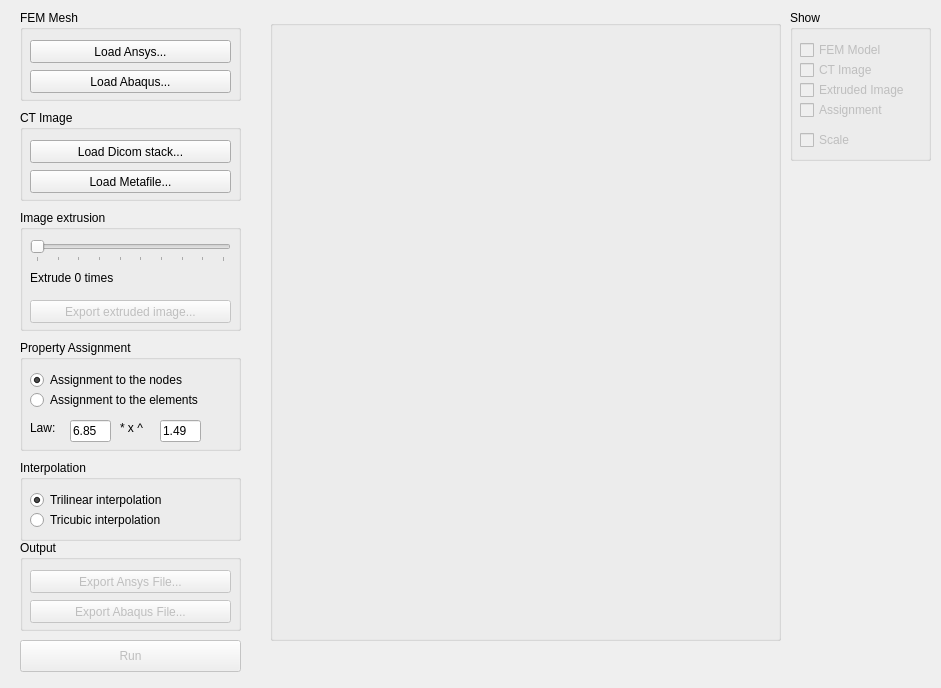
<?xml version="1.0" encoding="UTF-8"?>
<ui version="4.0">
 <class>MainWindow</class>
 <widget class="QMainWindow" name="MainWindow">
  <property name="geometry">
   <rect>
    <x>0</x>
    <y>0</y>
    <width>941</width>
    <height>688</height>
   </rect>
  </property>
  <property name="windowTitle">
   <string notr="true">Volume Property Assigner 1.0</string>
  </property>
  <widget class="QWidget" name="centralWidget">
   <widget class="QGroupBox" name="groupBoxGraph">
    <property name="geometry">
     <rect>
      <x>270</x>
      <y>20</y>
      <width>511</width>
      <height>621</height>
     </rect>
    </property>
    <property name="sizePolicy">
     <sizepolicy hsizetype="Expanding" vsizetype="Expanding">
      <horstretch>1</horstretch>
      <verstretch>1</verstretch>
     </sizepolicy>
    </property>
    <property name="title">
     <string/>
    </property>
    <property name="flat">
     <bool>false</bool>
    </property>
    <property name="checkable">
     <bool>false</bool>
    </property>
    <layout class="QVBoxLayout">
     <property name="spacing">
      <number>0</number>
     </property>
     <property name="sizeConstraint">
      <enum>QLayout::SetMaximumSize</enum>
     </property>
     <property name="margin">
      <number>0</number>
     </property>
     <item>
      <widget class="QSplitter" name="splitter">
       <property name="orientation">
        <enum>Qt::Horizontal</enum>
       </property>
       <property name="opaqueResize">
        <bool>true</bool>
       </property>
       <property name="handleWidth">
        <number>7</number>
       </property>
       <property name="childrenCollapsible">
        <bool>true</bool>
       </property>
       <widget class="QVTKWidget" name="qvtkWidget" native="true">
        <property name="sizePolicy">
         <sizepolicy hsizetype="Expanding" vsizetype="Expanding">
          <horstretch>1</horstretch>
          <verstretch>1</verstretch>
         </sizepolicy>
        </property>
        <property name="minimumSize">
         <size>
          <width>300</width>
          <height>300</height>
         </size>
        </property>
       </widget>
      </widget>
     </item>
    </layout>
   </widget>
   <widget class="QPushButton" name="run">
    <property name="enabled">
     <bool>false</bool>
    </property>
    <property name="geometry">
     <rect>
      <x>20</x>
      <y>640</y>
      <width>221</width>
      <height>32</height>
     </rect>
    </property>
    <property name="text">
     <string>Run</string>
    </property>
   </widget>
   <widget class="QGroupBox" name="loadFEMGroup">
    <property name="geometry">
     <rect>
      <x>20</x>
      <y>10</y>
      <width>221</width>
      <height>91</height>
     </rect>
    </property>
    <property name="title">
     <string>FEM Mesh</string>
    </property>
    <widget class="QToolButton" name="loadAnsysButton">
     <property name="geometry">
      <rect>
       <x>10</x>
       <y>30</y>
       <width>201</width>
       <height>23</height>
      </rect>
     </property>
     <property name="sizePolicy">
      <sizepolicy hsizetype="Maximum" vsizetype="Maximum">
       <horstretch>0</horstretch>
       <verstretch>0</verstretch>
      </sizepolicy>
     </property>
     <property name="text">
      <string>Load Ansys...</string>
     </property>
    </widget>
    <widget class="QToolButton" name="loadAbaqusButton">
     <property name="geometry">
      <rect>
       <x>10</x>
       <y>60</y>
       <width>201</width>
       <height>23</height>
      </rect>
     </property>
     <property name="text">
      <string>Load Abaqus...</string>
     </property>
    </widget>
   </widget>
   <widget class="QGroupBox" name="loadCTGroup">
    <property name="geometry">
     <rect>
      <x>20</x>
      <y>110</y>
      <width>221</width>
      <height>91</height>
     </rect>
    </property>
    <property name="title">
     <string>CT Image</string>
    </property>
    <widget class="QToolButton" name="loadDicomButton">
     <property name="geometry">
      <rect>
       <x>10</x>
       <y>30</y>
       <width>201</width>
       <height>23</height>
      </rect>
     </property>
     <property name="text">
      <string>Load Dicom stack...</string>
     </property>
    </widget>
    <widget class="QToolButton" name="loadMetafileButton">
     <property name="geometry">
      <rect>
       <x>10</x>
       <y>60</y>
       <width>201</width>
       <height>23</height>
      </rect>
     </property>
     <property name="text">
      <string>Load Metafile...</string>
     </property>
    </widget>
   </widget>
   <widget class="QGroupBox" name="extrusionGroup">
    <property name="enabled">
     <bool>true</bool>
    </property>
    <property name="geometry">
     <rect>
      <x>20</x>
      <y>210</y>
      <width>221</width>
      <height>121</height>
     </rect>
    </property>
    <property name="title">
     <string>Image extrusion</string>
    </property>
    <widget class="QSlider" name="extrusionSlider">
     <property name="geometry">
      <rect>
       <x>10</x>
       <y>30</y>
       <width>201</width>
       <height>22</height>
      </rect>
     </property>
     <property name="maximum">
      <number>9</number>
     </property>
     <property name="singleStep">
      <number>1</number>
     </property>
     <property name="value">
      <number>0</number>
     </property>
     <property name="sliderPosition">
      <number>0</number>
     </property>
     <property name="orientation">
      <enum>Qt::Horizontal</enum>
     </property>
     <property name="invertedAppearance">
      <bool>false</bool>
     </property>
     <property name="invertedControls">
      <bool>false</bool>
     </property>
     <property name="tickPosition">
      <enum>QSlider::TicksBelow</enum>
     </property>
     <property name="tickInterval">
      <number>1</number>
     </property>
    </widget>
    <widget class="QLabel" name="extrusionLabel">
     <property name="geometry">
      <rect>
       <x>10</x>
       <y>60</y>
       <width>161</width>
       <height>16</height>
      </rect>
     </property>
     <property name="text">
      <string>Extrude 0 times</string>
     </property>
    </widget>
    <widget class="QToolButton" name="exportExtrusionButton">
     <property name="enabled">
      <bool>false</bool>
     </property>
     <property name="geometry">
      <rect>
       <x>10</x>
       <y>90</y>
       <width>201</width>
       <height>23</height>
      </rect>
     </property>
     <property name="text">
      <string>Export extruded image...</string>
     </property>
    </widget>
   </widget>
   <widget class="QGroupBox" name="assignmentGroup">
    <property name="enabled">
     <bool>true</bool>
    </property>
    <property name="geometry">
     <rect>
      <x>20</x>
      <y>340</y>
      <width>221</width>
      <height>111</height>
     </rect>
    </property>
    <property name="title">
     <string>Property Assignment</string>
    </property>
    <widget class="QRadioButton" name="elementAssign">
     <property name="geometry">
      <rect>
       <x>10</x>
       <y>50</y>
       <width>221</width>
       <height>20</height>
      </rect>
     </property>
     <property name="text">
      <string>Assignment to the elements</string>
     </property>
    </widget>
    <widget class="QRadioButton" name="nodeAssign">
     <property name="geometry">
      <rect>
       <x>10</x>
       <y>30</y>
       <width>221</width>
       <height>20</height>
      </rect>
     </property>
     <property name="text">
      <string>Assignment to the nodes</string>
     </property>
     <property name="checked">
      <bool>true</bool>
     </property>
    </widget>
    <widget class="QLabel" name="label">
     <property name="geometry">
      <rect>
       <x>10</x>
       <y>80</y>
       <width>31</width>
       <height>16</height>
      </rect>
     </property>
     <property name="text">
      <string>Law:</string>
     </property>
    </widget>
    <widget class="QLineEdit" name="lawAField">
     <property name="geometry">
      <rect>
       <x>50</x>
       <y>80</y>
       <width>41</width>
       <height>22</height>
      </rect>
     </property>
     <property name="text">
      <string>6.85</string>
     </property>
    </widget>
    <widget class="QLabel" name="label_2">
     <property name="geometry">
      <rect>
       <x>100</x>
       <y>80</y>
       <width>61</width>
       <height>16</height>
      </rect>
     </property>
     <property name="text">
      <string>* x ^  </string>
     </property>
    </widget>
    <widget class="QLineEdit" name="lawBField">
     <property name="geometry">
      <rect>
       <x>140</x>
       <y>80</y>
       <width>41</width>
       <height>22</height>
      </rect>
     </property>
     <property name="inputMask">
      <string notr="true"/>
     </property>
     <property name="text">
      <string>1.49</string>
     </property>
    </widget>
   </widget>
   <widget class="QGroupBox" name="showGroup">
    <property name="geometry">
     <rect>
      <x>790</x>
      <y>10</y>
      <width>141</width>
      <height>151</height>
     </rect>
    </property>
    <property name="title">
     <string>Show</string>
    </property>
    <widget class="QCheckBox" name="showFEMModel">
     <property name="enabled">
      <bool>false</bool>
     </property>
     <property name="geometry">
      <rect>
       <x>10</x>
       <y>30</y>
       <width>87</width>
       <height>20</height>
      </rect>
     </property>
     <property name="text">
      <string>FEM Model</string>
     </property>
     <property name="checked">
      <bool>false</bool>
     </property>
    </widget>
    <widget class="QCheckBox" name="showCTImage">
     <property name="enabled">
      <bool>false</bool>
     </property>
     <property name="geometry">
      <rect>
       <x>10</x>
       <y>50</y>
       <width>87</width>
       <height>20</height>
      </rect>
     </property>
     <property name="text">
      <string>CT Image</string>
     </property>
     <property name="checked">
      <bool>false</bool>
     </property>
    </widget>
    <widget class="QCheckBox" name="showAssignment">
     <property name="enabled">
      <bool>false</bool>
     </property>
     <property name="geometry">
      <rect>
       <x>10</x>
       <y>90</y>
       <width>121</width>
       <height>20</height>
      </rect>
     </property>
     <property name="text">
      <string>Assignment</string>
     </property>
     <property name="checkable">
      <bool>true</bool>
     </property>
    </widget>
    <widget class="QCheckBox" name="showExtrudedImage">
     <property name="enabled">
      <bool>false</bool>
     </property>
     <property name="geometry">
      <rect>
       <x>10</x>
       <y>70</y>
       <width>131</width>
       <height>20</height>
      </rect>
     </property>
     <property name="text">
      <string>Extruded Image</string>
     </property>
    </widget>
    <widget class="QCheckBox" name="showScale">
     <property name="enabled">
      <bool>false</bool>
     </property>
     <property name="geometry">
      <rect>
       <x>10</x>
       <y>120</y>
       <width>87</width>
       <height>20</height>
      </rect>
     </property>
     <property name="text">
      <string>Scale</string>
     </property>
    </widget>
   </widget>
   <widget class="QGroupBox" name="outputGroup">
    <property name="geometry">
     <rect>
      <x>20</x>
      <y>540</y>
      <width>221</width>
      <height>91</height>
     </rect>
    </property>
    <property name="title">
     <string>Output</string>
    </property>
    <widget class="QToolButton" name="exportAnsysButton">
     <property name="enabled">
      <bool>false</bool>
     </property>
     <property name="geometry">
      <rect>
       <x>10</x>
       <y>30</y>
       <width>201</width>
       <height>23</height>
      </rect>
     </property>
     <property name="text">
      <string>Export Ansys File...</string>
     </property>
    </widget>
    <widget class="QToolButton" name="exportAbaqusButton">
     <property name="enabled">
      <bool>false</bool>
     </property>
     <property name="geometry">
      <rect>
       <x>10</x>
       <y>60</y>
       <width>201</width>
       <height>23</height>
      </rect>
     </property>
     <property name="text">
      <string>Export Abaqus File...</string>
     </property>
    </widget>
   </widget>
   <widget class="QGroupBox" name="interpolationGroup">
    <property name="geometry">
     <rect>
      <x>20</x>
      <y>460</y>
      <width>221</width>
      <height>81</height>
     </rect>
    </property>
    <property name="title">
     <string>Interpolation</string>
    </property>
    <widget class="QRadioButton" name="cubicInterpolation">
     <property name="geometry">
      <rect>
       <x>10</x>
       <y>50</y>
       <width>191</width>
       <height>20</height>
      </rect>
     </property>
     <property name="text">
      <string>Tricubic interpolation</string>
     </property>
    </widget>
    <widget class="QRadioButton" name="linearInterpolation">
     <property name="geometry">
      <rect>
       <x>10</x>
       <y>30</y>
       <width>181</width>
       <height>20</height>
      </rect>
     </property>
     <property name="text">
      <string>Trilinear interpolation</string>
     </property>
     <property name="checked">
      <bool>true</bool>
     </property>
    </widget>
   </widget>
  </widget>
 </widget>
 <layoutdefault spacing="6" margin="11"/>
 <customwidgets>
  <customwidget>
   <class>QVTKWidget</class>
   <extends>QWidget</extends>
   <header>QVTKWidget.h</header>
  </customwidget>
 </customwidgets>
 <resources/>
 <connections/>
</ui>
